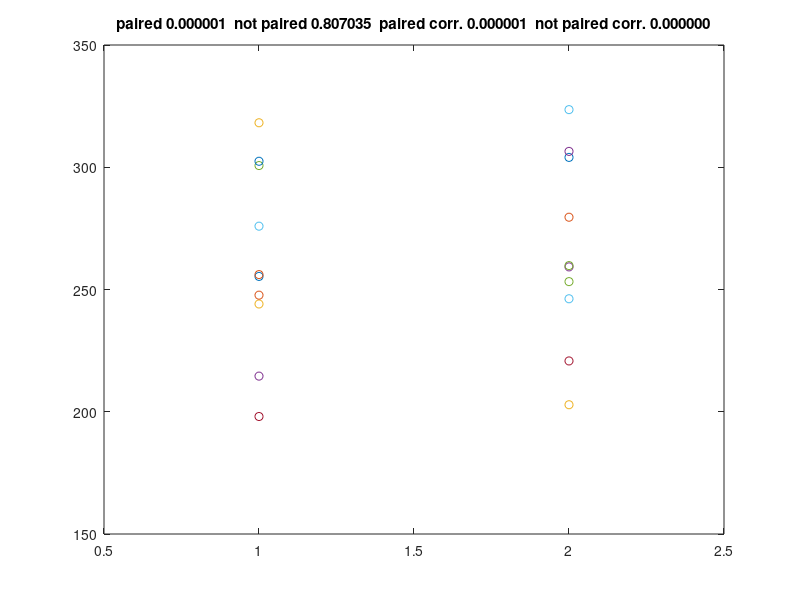

MATLAB code for this plot:
% testing ttest and ttest2, with and without RT baseline correction

n_subj = 10;

RT1 = normrnd(250,50,[n_subj,1]);
RT2 = RT1 + normrnd(4,1,[n_subj,1]);

[h_p,p_p] = ttest(RT1,RT2)     % paired
[h_n,p_n] = ttest2(RT1,RT2)    % not paired

c = mean([RT1 RT2],2);          % correction per subject

[h_pc,p_pc] = ttest(RT1-c,RT2-c)    % paired corrected
[h_nc,p_nc] = ttest2(RT1-c,RT2-c)    % not paired corrected 


figure;

plot(1,RT1,'o'); hold on; plot(2,RT2,'o');
colormap(jet(n_subj));
set(gca,'Xlim',[0.5 2.5]);

title( sprintf('paired %.6f  not paired %.6f  paired corr. %.6f  not paired corr. %.6f',p_p,p_n,p_pc,p_nc) );
